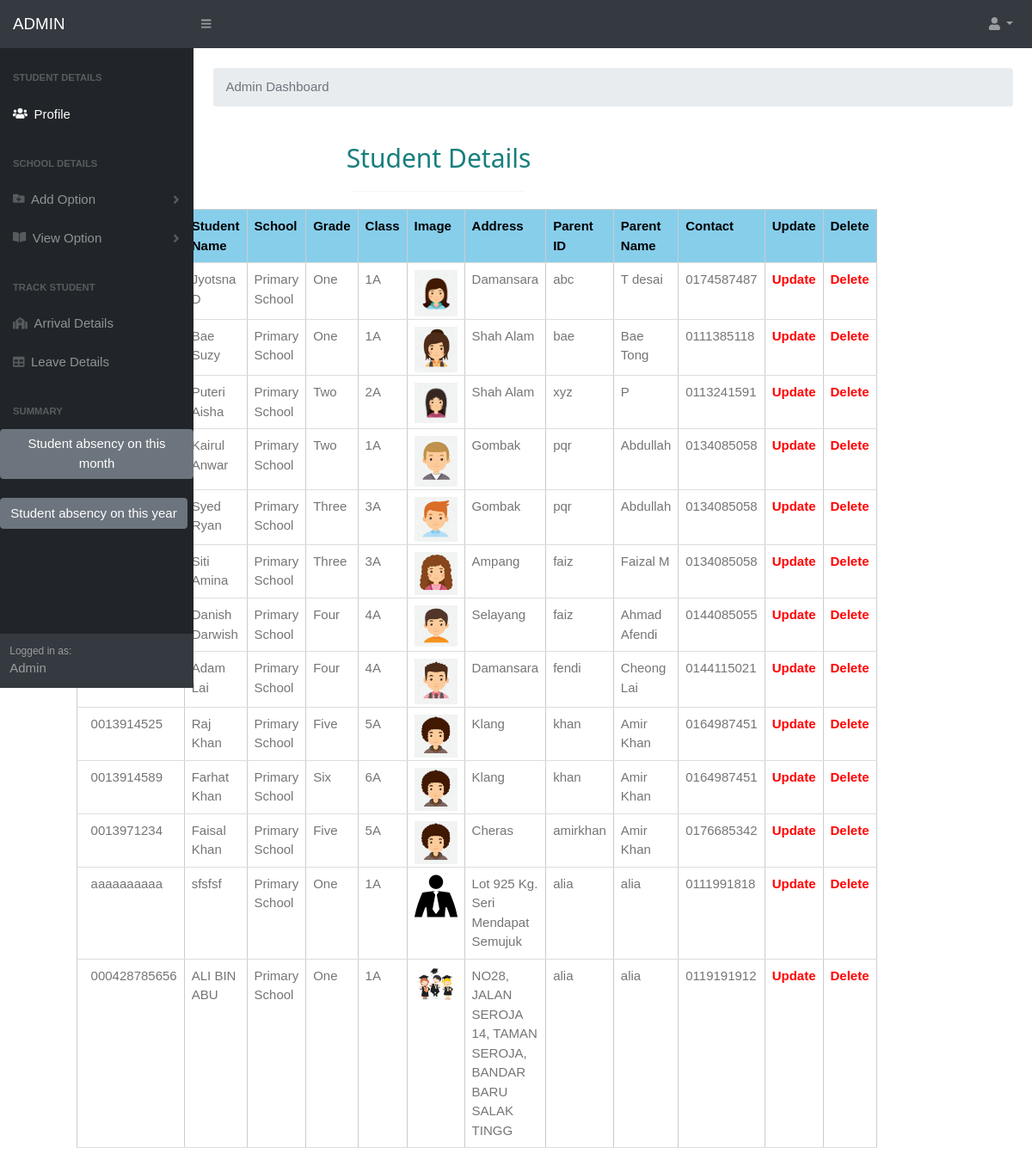
Page /viewstu.php (signed in) on the committed database.
### tables this page shows
CREATE TABLE `student` (
  `sid` varchar(100) NOT NULL,
  `sname` varchar(100) NOT NULL,
  `school` varchar(50) NOT NULL,
  `grade` varchar(50) NOT NULL,
  `class` varchar(50) NOT NULL,
  `image` varchar(50) NOT NULL,
  `address` varchar(200) NOT NULL,
  `pid` varchar(100) NOT NULL,
  `pname` varchar(100) NOT NULL,
  `contact` varchar(10) NOT NULL,
  `email` varchar(100) NOT NULL,
  `username` varchar(50) NOT NULL,
  `password` varchar(50) NOT NULL
);

### viewstu.php (the view, shortened to what this page needs)
<?php
$aid= $_SESSION['aid'];
if(empty($aid))
{
	echo "<script>window.location.href='adminlogin.php'</script>";
}
else
{
	include('adminmenu.php');
	include('connect.php');
	?>
		<html>
      <link rel="stylesheet"href="styles.css" >
      <link rel="stylesheet" href="w.css">
      <link href="https://cdn.datatables.net/1.10.20/css/dataTables.bootstrap4.min.css" rel="stylesheet" />
<body>
<form method='POST'>
<div class="w3-padding-large" id="main" style='position:absolute;  top: 80px; right:180px;'>
<div class="w3-content w3-justify w3-text-grey w3-padding-64" id="about"  style='width:90%'>
    <center>
	<h2 class="w3-center" style='color:#177F7D'>Student Details</h2>
       <hr style="width:200px" class="w3-opacity">
	   <?php
	   $sel="select * from student";
	   $res=$con->query($sel);
	   if(mysqli_num_rows($res)==0)
	   {
		  echo "<table align='center'><tr align='center'><td style='color:red'><b>No data found</b></td></tr></table>";
	   }
	   else
	   {
		   echo"
		   <div class='w3-container'>
	   <table class='w3-table-all w3-hoverable' border='1' cellspacing='0' cellpadding='0' width='95%' >
	   <thead>
        <tr class='w3-light-blue'>
	   <th>Student ID</th>
	   <th>Student Name</th>
	   <th>School</th>
	   <th>Grade</th>
	   <th>Class</th>
	   <th>Image</th>
	 <th>Address</th>
	 <th>Parent ID</th>
	   <th>Parent Name</th>
     <th>Contact</th>
	   <th>Update</th>
	   <th>Delete</th>
		</tr>
    </thead>   ";
		   while($data=mysqli_fetch_array($res))
		   {
			  $sid=$data['sid'];
			  $sname=$data['sname'];
			  $school=$data['school'];
			  $class=$data['class'];
			  $grade=$data['grade'];
			  $image=$data['image'];
	          $contact=$data['contact'];
			  $address=$data['address'];
			  $pid=$data['pid'];
			  $pname=$data['pname'];
			  echo"
    <tbody bgcolor='#f6f6f6'>
      <tr align='center'>
        <td width='5%'>".$sid."</td>
        <td width='20%'>".$sname."</td>
        <td width='10%'>".$school."</td>
		<td width='10%'>".$grade."</td>
		<td width='10%'>".$class."</td>
		<td width='10%'><img src='images/".$image."' width='50px'></td>
		<td width='50%'>".$address."</td>
		<td width='20%'>".$pid."</td>
		<td width='20%'>".$pname."</td>
		<td width='10%'>".$contact."</td>
		<td width='5%'>
		<a href='updatestu.php?sid=".$sid."' style='font-weight:bold;color:	red'>
         Update
        </a>
		</td>
		<td width='5%'>
		<a href='deletestu.php?sid=".$sid."' style='font-weight:bold;color:red'>
         Delete
        </a>
		</td>
      </tr>
    </tbody>";
		   }
	   }
	   ?>
	   </table>
	   </div>
	   </div>
	   </div>
	   </form>
	   </body>
	   <br><br><br>
<?php
}
?>

### w.css (style rules this page uses)
html { box-sizing:border-box }
*,*:before,*:after { box-sizing:inherit }
html { -ms-text-size-adjust:100%;-webkit-text-size-adjust:100% }
body { margin:0 }
a { background-color:transparent;-webkit-text-decoration-skip:objects }
img { border-style:none }
hr { box-sizing:content-box;height:0;overflow:visible }
html,body { font-family:Verdana,sans-serif;font-size:15px;line-height:1.5 }
html { overflow-x:hidden }
h1,h2,h3,h4,h5,h6,.w3-slim,.w3-wide { font-family:"Segoe UI",Arial,sans-serif }
h2 { font-size:30px }
h1,h2,h3,h4,h5,h6 { font-weight:400;margin:10px 0 }
hr { border:0;border-top:1px solid #eee;margin:20px 0 }
img { margin-bottom:-5px }
a { color:inherit }
.w3-table,.w3-table-all { border-collapse:collapse;border-spacing:0;width:100%;display:table }
.w3-table-all { border:1px solid #ccc }
.w3-bordered tr,.w3-table-all tr { border-bottom:1px solid #ddd }
.w3-table-all tr:nth-child(odd) { background-color:#fff }
.w3-table td,.w3-table th,.w3-table-all td,.w3-table-all th { padding:8px 8px;display:table-cell;text-align:left;vertical-align:top }
.w3-table th:first-child,.w3-table td:first-child,.w3-table-all th:first-child,.w3-table-all td:first-child { padding-left:16px }
.w3-btn,.w3-btn-floating,.w3-dropnav a,.w3-btn-floating-large,.w3-btn-block, .w3-navbar a,.w3-navblock a,.w3-sidenav a,.w3-pagination li a,.w3-hoverable tbody tr,.w3-hoverable li, .w3-accordion-content a,.w3-dropdown-content a,.w3-dropdown-click:hover,.w3-dropdown-hover:hover,.w3-opennav,.w3-closenav,.w3-closebtn,*[class*="w3-hover-"] { -webkit-transition:background-color .25s,color .15s,box-shadow .25s,opacity 0.25s,filter 0.25s,border 0.15s;transition:background-color .25s,color .15s,box-shadow .15s,opacity .25s,filter .25s,border .15s }
.w3-main,#main { transition:margin-left .4s }
.w3-container:after,.w3-container:before,.w3-panel:after,.w3-panel:before,.w3-row:after,.w3-row:before,.w3-row-padding:after,.w3-row-padding:before,.w3-cell-row:before,.w3-cell-row:after, .w3-topnav:after,.w3-topnav:before,.w3-clear:after,.w3-clear:before,.w3-btn-group:before,.w3-btn-group:after,.w3-btn-bar:before,.w3-btn-bar:after,.w3-bar:before,.w3-bar:after { content:"";display:table;clear:both }
.w3-content { max-width:980px;margin:auto }
.w3-justify { text-align:justify!important }
.w3-center { text-align:center!important }
.w3-padding-large { padding:12px 24px!important }
.w3-padding-64 { padding-top:64px!important;padding-bottom:64px!important }
.w3-container { padding:0.01em 16px }
.w3-opacity,.w3-hover-opacity:hover { opacity:0.60;-webkit-backface-visibility:hidden; color: white }
.w3-light-blue,.w3-hover-light-blue:hover { color:#000!important;background-color:#87CEEB!important }
.w3-text-grey,.w3-hover-text-grey:hover,.w3-text-gray,.w3-hover-text-gray:hover { color:#757575!important }

### rows in the picture
student: sname "Jyotsna D", school "Primary School", grade "One", class "1A", image (picture), address "Damansara", pid "abc", pname "T desai", contact "0174587487"
student: sname "Bae Suzy", school "Primary School", grade "One", class "1A", image (picture), address "Shah Alam", pid "bae", pname "Bae Tong", contact "0111385118"
student: sname "Puteri Aisha", school "Primary School", grade "Two", class "2A", image (picture), address "Shah Alam", pid "xyz", pname "P", contact "0113241591"
student: sname "Kairul Anwar", school "Primary School", grade "Two", class "1A", image (picture), address "Gombak", pid "pqr", pname "Abdullah", contact "0134085058"
student: sname "Syed Ryan", school "Primary School", grade "Three", class "3A", image (picture), address "Gombak", pid "pqr", pname "Abdullah", contact "0134085058"
student: sname "Siti Amina", school "Primary School", grade "Three", class "3A", image (picture), address "Ampang", pid "faiz", pname "Faizal M", contact "0134085058"
student: sname "Danish Darwish", school "Primary School", grade "Four", class "4A", image (picture), address "Selayang", pid "faiz", pname "Ahmad Afendi", contact "0144085055"
student: sname "Adam Lai", school "Primary School", grade "Four", class "4A", image (picture), address "Damansara", pid "fendi", pname "Cheong Lai", contact "0144115021"
student: sid "0013914525", sname "Raj Khan", school "Primary School", grade "Five", class "5A", image (picture), address "Klang", pid "khan", pname "Amir Khan", contact "0164987451"
student: sid "0013914589", sname "Farhat Khan", school "Primary School", grade "Six", class "6A", image (picture), address "Klang", pid "khan", pname "Amir Khan", contact "0164987451"
student: sid "0013971234", sname "Faisal Khan", school "Primary School", grade "Five", class "5A", image (picture), address "Cheras", pid "amirkhan", pname "Amir Khan", contact "0176685342"
student: sid "aaaaaaaaaa", sname "sfsfsf", school "Primary School", grade "One", class "1A", image (picture), address "Lot 925 Kg. Seri Mendapat Semujuk", pid "alia", pname "alia", contact "0111991818"
student: sid "000428785656", sname "ALI BIN ABU", school "Primary School", grade "One", class "1A", image (picture), address "NO28, JALAN SEROJA 14, TAMAN SEROJA, BANDAR BARU SALAK TINGG", pid "alia", pname "alia", contact "0119191912"
